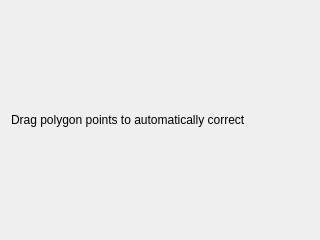
<?xml version="1.0" encoding="UTF-8"?>
<ui version="4.0">
  <class>NvidiaSmartPolySegTool2DGUI</class>
  <widget class="QWidget" name="NvidiaSmartPolySegTool2DGUI">
    <property name="geometry">
      <rect>
        <x>0</x>
        <y>0</y>
        <width>320</width>
        <height>240</height>
      </rect>
    </property>
    <property name="sizePolicy">
      <sizepolicy hsizetype="Preferred" vsizetype="Maximum">
        <horstretch>0</horstretch>
        <verstretch>0</verstretch>
      </sizepolicy>
    </property>
    <layout class="QVBoxLayout" name="verticalLayout">
      <item>
        <widget class="QLabel" name="label">
          <property name="text">
            <string>Drag polygon points to automatically correct</string>
          </property>
          <property name="wordWrap">
            <bool>true</bool>
          </property>
        </widget>
      </item>
    </layout>
  </widget>
  <resources/>
  <connections/>
</ui>
